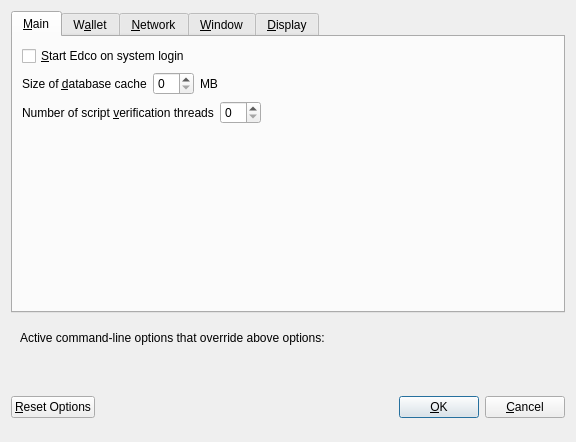
<?xml version="1.0" encoding="UTF-8"?>
<ui version="4.0">
 <class>OptionsDialog</class>
 <widget class="QDialog" name="OptionsDialog">
  <property name="geometry">
   <rect>
    <x>0</x>
    <y>0</y>
    <width>576</width>
    <height>442</height>
   </rect>
  </property>
  <property name="windowTitle">
   <string>Options</string>
  </property>
  <property name="modal">
   <bool>true</bool>
  </property>
  <layout class="QVBoxLayout" name="verticalLayout">
   <item>
    <widget class="QTabWidget" name="tabWidget">
     <property name="currentIndex">
      <number>0</number>
     </property>
     <widget class="QWidget" name="tabMain">
      <attribute name="title">
       <string>&amp;Main</string>
      </attribute>
      <layout class="QVBoxLayout" name="verticalLayout_Main">
       <item>
        <widget class="QCheckBox" name="bitcoinAtStartup">
         <property name="toolTip">
          <string>Automatically start Edco after logging in to the system.</string>
         </property>
         <property name="text">
          <string>&amp;Start Edco on system login</string>
         </property>
        </widget>
       </item>
       <item>
        <layout class="QHBoxLayout" name="horizontalLayout_2_Main">
         <item>
          <widget class="QLabel" name="databaseCacheLabel">
           <property name="text">
            <string>Size of &amp;database cache</string>
           </property>
           <property name="textFormat">
            <enum>Qt::PlainText</enum>
           </property>
           <property name="buddy">
            <cstring>databaseCache</cstring>
           </property>
          </widget>
         </item>
         <item>
          <widget class="QSpinBox" name="databaseCache"/>
         </item>
         <item>
          <widget class="QLabel" name="databaseCacheUnitLabel">
           <property name="text">
            <string>MB</string>
           </property>
           <property name="textFormat">
            <enum>Qt::PlainText</enum>
           </property>
          </widget>
         </item>
         <item>
          <spacer name="horizontalSpacer_2_Main">
           <property name="orientation">
            <enum>Qt::Horizontal</enum>
           </property>
           <property name="sizeHint" stdset="0">
            <size>
             <width>40</width>
             <height>20</height>
            </size>
           </property>
          </spacer>
         </item>
        </layout>
       </item>
       <item>
        <layout class="QHBoxLayout" name="horizontalLayout_3_Main">
         <item>
          <widget class="QLabel" name="threadsScriptVerifLabel">
           <property name="text">
            <string>Number of script &amp;verification threads</string>
           </property>
           <property name="textFormat">
            <enum>Qt::PlainText</enum>
           </property>
           <property name="buddy">
            <cstring>threadsScriptVerif</cstring>
           </property>
          </widget>
         </item>
         <item>
          <widget class="QSpinBox" name="threadsScriptVerif">
           <property name="toolTip">
            <string>(0 = auto, &lt;0 = leave that many cores free)</string>
           </property>
          </widget>
         </item>
         <item>
          <spacer name="horizontalSpacer_3_Main">
           <property name="orientation">
            <enum>Qt::Horizontal</enum>
           </property>
           <property name="sizeHint" stdset="0">
            <size>
             <width>40</width>
             <height>20</height>
            </size>
           </property>
          </spacer>
         </item>
        </layout>
       </item>
       <item>
        <spacer name="verticalSpacer_2">
         <property name="orientation">
          <enum>Qt::Vertical</enum>
         </property>
         <property name="sizeHint" stdset="0">
          <size>
           <width>20</width>
           <height>40</height>
          </size>
         </property>
        </spacer>
       </item>
       <!--<item>
        <widget class="QCheckBox" name="checkBoxZeromintEnable">
         <property name="toolTip">
          <string>Enable automatic minting of Edco units to xEDCO</string>
         </property>
         <property name="layoutDirection">
          <enum>Qt::LeftToRight</enum>
         </property>
         <property name="text">
          <string>Enable xEDCO Automint</string>
         </property>
        </widget>
       </item>-->
       <!--<item>
        <layout class="QHBoxLayout" name="horizontalLayout_3">
         <item>
          <widget class="QLabel" name="percentage_label">
           <property name="toolTip">
            <string>Percentage of incoming Edco which get automatically converted to xEDCO via Zerocoin Protocol (min: 10%)</string>
           </property>
           <property name="text">
            <string>Percentage of autominted xEDCO</string>
           </property>
          </widget>
         </item>-->
         <!--<item>
          <widget class="QSpinBox" name="zeromintPercentage">
           <property name="minimum">
            <number>1</number>
           </property>
           <property name="maximum">
            <number>100</number>
           </property>
          </widget>
         </item>
        </layout>
       </item>-->
       <item>
        <layout class="QHBoxLayout" name="horizontalLayout" stretch="0,0">
         <property name="sizeConstraint">
          <enum>QLayout::SetFixedSize</enum>
         </property>
         <!--<item>
          <widget class="QLabel" name="labelPreferredDenom">
           <property name="maximumSize">
            <size>
             <width>16777215</width>
             <height>16777215</height>
            </size>
           </property>
           <property name="toolTip">
            <string>Wait with automatic conversion to Zerocoin until enough Edco for this denomination is available</string>
           </property>
           <property name="text">
            <string>Preferred Automint xEDCO Denomination</string>
           </property>
          </widget>
         </item>-->
         <!--<item>
          <widget class="QComboBox" name="preferredDenom">
           <property name="maximumSize">
            <size>
             <width>16777215</width>
             <height>27</height>
            </size>
           </property>
           <property name="toolTip">
            <string>Wait with automatic conversion to Zerocoin until enough Edco for this denomination is available</string>
           </property>
           <property name="maxVisibleItems">
            <number>9</number>
           </property>
           <property name="maxCount">
            <number>9</number>
           </property>
          </widget>
         </item>-->
        </layout>
       </item>
      </layout>
     </widget>
     <widget class="QWidget" name="tabWallet">
      <attribute name="title">
       <string>W&amp;allet</string>
      </attribute>
      <layout class="QVBoxLayout" name="verticalLayout_Wallet">
       <item>
        <layout class="QHBoxLayout" name="horizontalLayout_2_Wallet">
         <item>
          <widget class="QLabel" name="labelStakeSplitThresholdText">
           <property name="text">
            <string>Stake split threshold:</string>
           </property>
          </widget>
         </item>
         <item>
          <widget class="QSpinBox" name="spinBoxStakeSplitThreshold">
           <property name="minimum">
            <number>1</number>
           </property>
           <property name="maximum">
            <number>999999</number>
           </property>
          </widget>
         </item>
        </layout>
       </item>
       <item>
        <widget class="QGroupBox" name="groupBox">
         <property name="title">
          <string>Expert</string>
         </property>
         <layout class="QVBoxLayout" name="verticalLayout_2">
          <item>
           <widget class="QCheckBox" name="coinControlFeatures">
            <property name="toolTip">
             <string>Whether to show coin control features or not.</string>
            </property>
            <property name="text">
             <string>Enable coin &amp;control features</string>
            </property>
           </widget>
          </item>
          <item>
           <widget class="QCheckBox" name="showMasternodesTab">
            <property name="toolTip">
             <string>Show additional tab listing all your masternodes in first sub-tab&lt;br/&gt;and all masternodes on the network in second sub-tab.</string>
            </property>
            <property name="text">
             <string>Show Masternodes Tab</string>
            </property>
           </widget>
          </item>
          <item>
           <widget class="QCheckBox" name="spendZeroConfChange">
            <property name="toolTip">
             <string>If you disable the spending of unconfirmed change, the change from a transaction&lt;br/&gt;cannot be used until that transaction has at least one confirmation.&lt;br/&gt;This also affects how your balance is computed.</string>
            </property>
            <property name="text">
             <string>&amp;Spend unconfirmed change</string>
            </property>
           </widget>
          </item>
         </layout>
        </widget>
       </item>
       <item>
        <spacer name="verticalSpacer_Wallet">
         <property name="orientation">
          <enum>Qt::Vertical</enum>
         </property>
         <property name="sizeHint" stdset="0">
          <size>
           <width>20</width>
           <height>40</height>
          </size>
         </property>
        </spacer>
       </item>
      </layout>
     </widget>
     <widget class="QWidget" name="tabNetwork">
      <attribute name="title">
       <string>&amp;Network</string>
      </attribute>
      <layout class="QVBoxLayout" name="verticalLayout_Network">
       <item>
        <widget class="QCheckBox" name="mapPortUpnp">
         <property name="toolTip">
          <string>Automatically open the Edco client port on the router. This only works when your router supports UPnP and it is enabled.</string>
         </property>
         <property name="text">
          <string>Map port using &amp;UPnP</string>
         </property>
        </widget>
       </item>
       <item>
        <widget class="QCheckBox" name="allowIncoming">
         <property name="toolTip">
          <string>Accept connections from outside</string>
         </property>
         <property name="text">
          <string>Allow incoming connections</string>
         </property>
        </widget>
       </item>
       <item>
        <widget class="QCheckBox" name="connectSocks">
         <property name="toolTip">
          <string>Connect to the Edco network through a SOCKS5 proxy.</string>
         </property>
         <property name="text">
          <string>&amp;Connect through SOCKS5 proxy (default proxy):</string>
         </property>
        </widget>
       </item>
       <item>
        <layout class="QHBoxLayout" name="horizontalLayout_1_Network">
         <item>
          <widget class="QLabel" name="proxyIpLabel">
           <property name="text">
            <string>Proxy &amp;IP:</string>
           </property>
           <property name="textFormat">
            <enum>Qt::PlainText</enum>
           </property>
           <property name="buddy">
            <cstring>proxyIp</cstring>
           </property>
          </widget>
         </item>
         <item>
          <widget class="QValidatedLineEdit" name="proxyIp">
           <property name="minimumSize">
            <size>
             <width>140</width>
             <height>0</height>
            </size>
           </property>
           <property name="maximumSize">
            <size>
             <width>140</width>
             <height>16777215</height>
            </size>
           </property>
           <property name="toolTip">
            <string>IP address of the proxy (e.g. IPv4: 127.0.0.1 / IPv6: ::1)</string>
           </property>
          </widget>
         </item>
         <item>
          <widget class="QLabel" name="proxyPortLabel">
           <property name="text">
            <string>&amp;Port:</string>
           </property>
           <property name="textFormat">
            <enum>Qt::PlainText</enum>
           </property>
           <property name="buddy">
            <cstring>proxyPort</cstring>
           </property>
          </widget>
         </item>
         <item>
          <widget class="QLineEdit" name="proxyPort">
           <property name="minimumSize">
            <size>
             <width>55</width>
             <height>0</height>
            </size>
           </property>
           <property name="maximumSize">
            <size>
             <width>55</width>
             <height>16777215</height>
            </size>
           </property>
           <property name="toolTip">
            <string>Port of the proxy (e.g. 9050)</string>
           </property>
          </widget>
         </item>
         <item>
          <spacer name="horizontalSpacer_1_Network">
           <property name="orientation">
            <enum>Qt::Horizontal</enum>
           </property>
           <property name="sizeHint" stdset="0">
            <size>
             <width>40</width>
             <height>20</height>
            </size>
           </property>
          </spacer>
         </item>
        </layout>
       </item>
       <item>
        <spacer name="verticalSpacer_Network">
         <property name="orientation">
          <enum>Qt::Vertical</enum>
         </property>
         <property name="sizeHint" stdset="0">
          <size>
           <width>20</width>
           <height>40</height>
          </size>
         </property>
        </spacer>
       </item>
      </layout>
     </widget>
     <widget class="QWidget" name="tabWindow">
      <attribute name="title">
       <string>&amp;Window</string>
      </attribute>
      <layout class="QVBoxLayout" name="verticalLayout_Window">
       <item>
        <widget class="QCheckBox" name="minimizeToTray">
         <property name="toolTip">
          <string>Show only a tray icon after minimizing the window.</string>
         </property>
         <property name="text">
          <string>&amp;Minimize to the tray instead of the taskbar</string>
         </property>
        </widget>
       </item>
       <item>
        <widget class="QCheckBox" name="minimizeOnClose">
         <property name="toolTip">
          <string>Minimize instead of exit the application when the window is closed. When this option is enabled, the application will be closed only after selecting Quit in the menu.</string>
         </property>
         <property name="text">
          <string>M&amp;inimize on close</string>
         </property>
        </widget>
       </item>
       <item>
        <spacer name="verticalSpacer_Window">
         <property name="orientation">
          <enum>Qt::Vertical</enum>
         </property>
         <property name="sizeHint" stdset="0">
          <size>
           <width>20</width>
           <height>40</height>
          </size>
         </property>
        </spacer>
       </item>
      </layout>
     </widget>
     <widget class="QWidget" name="tabDisplay">
      <attribute name="title">
       <string>&amp;Display</string>
      </attribute>
      <layout class="QVBoxLayout" name="verticalLayout_Display">
       <item>
        <layout class="QHBoxLayout" name="horizontalLayout_1_Display">
         <item>
          <widget class="QLabel" name="langLabel">
           <property name="text">
            <string>User Interface &amp;language:</string>
           </property>
           <property name="textFormat">
            <enum>Qt::PlainText</enum>
           </property>
           <property name="buddy">
            <cstring>lang</cstring>
           </property>
          </widget>
         </item>
         <item>
          <widget class="QValueComboBox" name="lang">
           <property name="toolTip">
            <string>The user interface language can be set here. This setting will take effect after restarting EDCO.</string>
           </property>
          </widget>
         </item>
        </layout>
       </item>
       <item>
        <widget class="QLabel" name="label_3">
         <property name="toolTip">
          <string notr="true"/>
         </property>
         <property name="statusTip">
          <string notr="true"/>
         </property>
         <property name="whatsThis">
          <string notr="true"/>
         </property>
         <property name="accessibleName">
          <string notr="true"/>
         </property>
         <property name="text">
          <string>Language missing or translation incomplete? Help contributing translations here:
https://www.transifex.com/cevap/cevap-translations</string>
         </property>
         <property name="wordWrap">
          <bool>true</bool>
         </property>
         <property name="openExternalLinks">
          <bool>true</bool>
         </property>
         <property name="textInteractionFlags">
          <set>Qt::TextBrowserInteraction</set>
         </property>
        </widget>
       </item>
       <item>
        <layout class="QHBoxLayout" name="horizontalLayout_4_Display" stretch="0,0">
         <item>
          <widget class="QLabel" name="themeLabel">
           <property name="text">
            <string>User Interface Theme:</string>
           </property>
          </widget>
         </item>
         <item>
          <widget class="QValueComboBox" name="theme"/>
         </item>
        </layout>
       </item>
       <item>
        <widget class="Line" name="line">
         <property name="orientation">
          <enum>Qt::Horizontal</enum>
         </property>
        </widget>
       </item>
       <item>
        <layout class="QHBoxLayout" name="horizontalLayout_2_Display">
         <item>
          <widget class="QLabel" name="unitLabel">
           <property name="text">
            <string>&amp;Unit to show amounts in:</string>
           </property>
           <property name="textFormat">
            <enum>Qt::PlainText</enum>
           </property>
           <property name="buddy">
            <cstring>unit</cstring>
           </property>
          </widget>
         </item>
         <item>
          <widget class="QValueComboBox" name="unit">
           <property name="toolTip">
            <string>Choose the default subdivision unit to show in the interface and when sending coins.</string>
           </property>
          </widget>
         </item>
        </layout>
       </item>
       <item>
        <layout class="QHBoxLayout" name="horizontalLayout_5_Display">
         <item>
          <widget class="QLabel" name="digitsLabel">
           <property name="text">
            <string>Decimal digits</string>
           </property>
          </widget>
         </item>
         <item>
          <widget class="QValueComboBox" name="digits"/>
         </item>
        </layout>
       </item>
       <item>
        <widget class="QCheckBox" name="checkBoxHideZeroBalances">
         <property name="toolTip">
          <string>Hide empty balances</string>
         </property>
         <property name="layoutDirection">
          <enum>Qt::LeftToRight</enum>
         </property>
         <property name="text">
          <string>Hide empty balances</string>
         </property>
        </widget>
       </item>
       <item>
        <layout class="QHBoxLayout" name="horizontalLayout_3_Display">
         <item>
          <widget class="QLabel" name="thirdPartyTxUrlsLabel">
           <property name="toolTip">
            <string>Third party URLs (e.g. a block explorer) that appear in the transactions tab as context menu items. %s in the URL is replaced by transaction hash. Multiple URLs are separated by vertical bar |.</string>
           </property>
           <property name="text">
            <string>Third party transaction URLs</string>
           </property>
           <property name="buddy">
            <cstring>thirdPartyTxUrls</cstring>
           </property>
          </widget>
         </item>
         <item>
          <widget class="QLineEdit" name="thirdPartyTxUrls">
           <property name="toolTip">
            <string>Third party URLs (e.g. a block explorer) that appear in the transactions tab as context menu items. %s in the URL is replaced by transaction hash. Multiple URLs are separated by vertical bar |.</string>
           </property>
          </widget>
         </item>
        </layout>
       </item>
       <item>
        <spacer name="verticalSpacer">
         <property name="orientation">
          <enum>Qt::Vertical</enum>
         </property>
         <property name="sizeHint" stdset="0">
          <size>
           <width>20</width>
           <height>40</height>
          </size>
         </property>
        </spacer>
       </item>
      </layout>
     </widget>
    </widget>
   </item>
   <item>
    <widget class="QFrame" name="frame">
     <layout class="QVBoxLayout" name="verticalLayout_Bottom">
      <item>
       <layout class="QHBoxLayout" name="horizontalLayout_Bottom">
        <item>
         <widget class="QLabel" name="overriddenByCommandLineInfoLabel">
          <property name="text">
           <string>Active command-line options that override above options:</string>
          </property>
          <property name="textFormat">
           <enum>Qt::PlainText</enum>
          </property>
         </widget>
        </item>
        <item>
         <spacer name="horizontalSpacer_Bottom">
          <property name="orientation">
           <enum>Qt::Horizontal</enum>
          </property>
          <property name="sizeHint" stdset="0">
           <size>
            <width>40</width>
            <height>20</height>
           </size>
          </property>
         </spacer>
        </item>
       </layout>
      </item>
      <item>
       <widget class="QLabel" name="overriddenByCommandLineLabel">
        <property name="text">
         <string/>
        </property>
        <property name="textFormat">
         <enum>Qt::PlainText</enum>
        </property>
        <property name="wordWrap">
         <bool>true</bool>
        </property>
       </widget>
      </item>
     </layout>
    </widget>
   </item>
   <item>
    <layout class="QHBoxLayout" name="horizontalLayout_Buttons">
     <item>
      <widget class="QPushButton" name="resetButton">
       <property name="toolTip">
        <string>Reset all client options to default.</string>
       </property>
       <property name="text">
        <string>&amp;Reset Options</string>
       </property>
       <property name="autoDefault">
        <bool>false</bool>
       </property>
      </widget>
     </item>
     <item>
      <spacer name="horizontalSpacer_1">
       <property name="orientation">
        <enum>Qt::Horizontal</enum>
       </property>
       <property name="sizeHint" stdset="0">
        <size>
         <width>40</width>
         <height>48</height>
        </size>
       </property>
      </spacer>
     </item>
     <item>
      <widget class="QLabel" name="statusLabel">
       <property name="minimumSize">
        <size>
         <width>200</width>
         <height>0</height>
        </size>
       </property>
       <property name="font">
        <font>
         <weight>75</weight>
         <bold>true</bold>
        </font>
       </property>
       <property name="text">
        <string/>
       </property>
       <property name="textFormat">
        <enum>Qt::PlainText</enum>
       </property>
       <property name="wordWrap">
        <bool>true</bool>
       </property>
      </widget>
     </item>
     <item>
      <spacer name="horizontalSpacer_2">
       <property name="orientation">
        <enum>Qt::Horizontal</enum>
       </property>
       <property name="sizeHint" stdset="0">
        <size>
         <width>40</width>
         <height>48</height>
        </size>
       </property>
      </spacer>
     </item>
     <item>
      <widget class="QPushButton" name="okButton">
       <property name="text">
        <string>&amp;OK</string>
       </property>
       <property name="autoDefault">
        <bool>false</bool>
       </property>
       <property name="default">
        <bool>true</bool>
       </property>
      </widget>
     </item>
     <item>
      <widget class="QPushButton" name="cancelButton">
       <property name="text">
        <string>&amp;Cancel</string>
       </property>
       <property name="autoDefault">
        <bool>false</bool>
       </property>
      </widget>
     </item>
    </layout>
   </item>
  </layout>
 </widget>
 <customwidgets>
  <customwidget>
   <class>QValidatedLineEdit</class>
   <extends>QLineEdit</extends>
   <header>qvalidatedlineedit.h</header>
  </customwidget>
  <customwidget>
   <class>QValueComboBox</class>
   <extends>QComboBox</extends>
   <header>qvaluecombobox.h</header>
  </customwidget>
 </customwidgets>
 <resources/>
 <connections/>
</ui>
